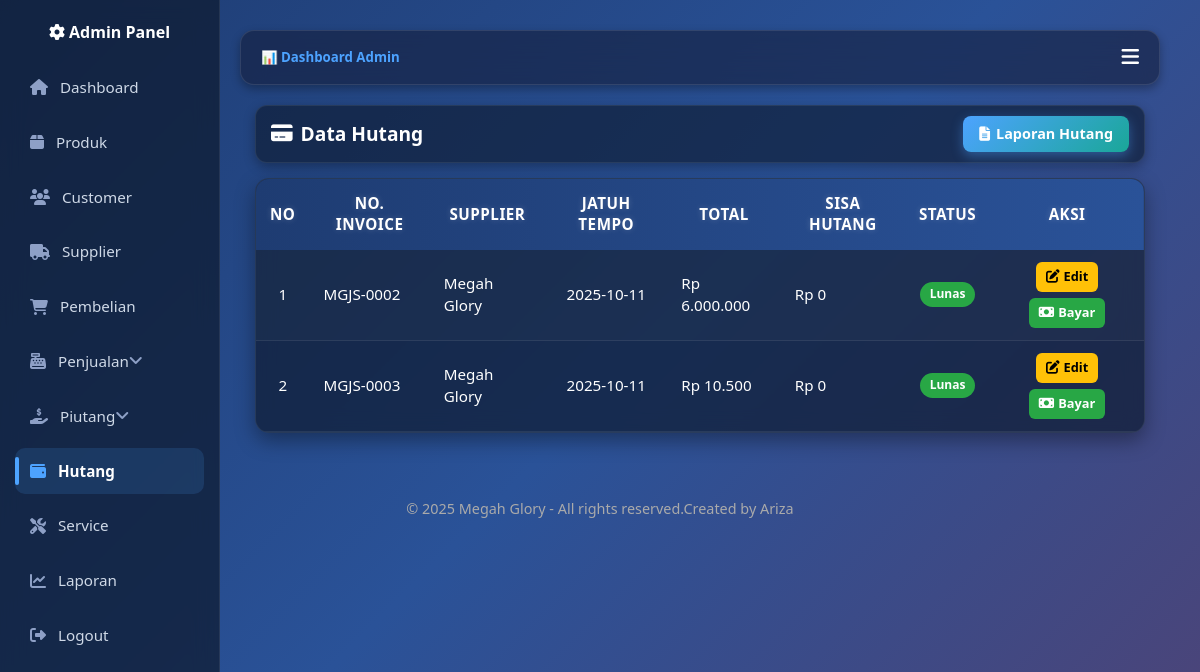
Page /Admin/Hutang/hutang.php (signed in) on the committed database.
### tables this page shows
CREATE TABLE `hutang` (
  `id` int(11) NOT NULL,
  `pembelian_id` int(11) DEFAULT NULL,
  `jatuh_tempo` date DEFAULT NULL,
  `sisa_hutang` decimal(15,2) NOT NULL DEFAULT 0.00,
  `status` enum('Belum Lunas','Lunas') NOT NULL DEFAULT 'Belum Lunas'
);

CREATE TABLE `pembelian` (
  `id` int(11) NOT NULL,
  `no_invoice` varchar(50) DEFAULT NULL,
  `supplier_id` int(11) DEFAULT NULL,
  `tanggal` date DEFAULT NULL,
  `metode_bayar` enum('Cash','Kredit') DEFAULT 'Cash',
  `total` decimal(15,2) DEFAULT 0.00,
  `status_hutang` enum('Lunas','Belum Lunas') DEFAULT 'Lunas',
  `keterangan` text DEFAULT NULL,
  `nota_file` varchar(255) DEFAULT NULL,
  `jenis` enum('Barang','SPJ') DEFAULT 'Barang',
  `no_spj` varchar(50) DEFAULT NULL
);

CREATE TABLE `supplier` (
  `id` int(11) NOT NULL,
  `nama_supplier` varchar(100) NOT NULL,
  `alamat` text DEFAULT NULL,
  `no_telp` varchar(30) DEFAULT NULL,
  `email` varchar(100) DEFAULT NULL
);

### Admin/Hutang/hutang.php (the view)
<?php
include "../../config.php";
include "../../header.php";
if (!function_exists('formatRupiah')) {
    function formatRupiah($angka) {
        return "Rp " . number_format((float)$angka, 0, ",", ".");
    }
}
$sql = "SELECT h.*, p.no_invoice, s.nama_supplier, p.total
        FROM hutang h
        LEFT JOIN pembelian p ON h.pembelian_id=p.id
        LEFT JOIN supplier s ON p.supplier_id=s.id
        ORDER BY h.jatuh_tempo ASC";
$rs = $conn->query($sql);
?>
<div class="container-fluid">
  <div class="page-header">
    <h2 class="fw-bold text-gradient mb-0">
      <i class="fa fa-credit-card"></i> Data Hutang
    </h2>
    <a href="laporan_hutang.php" class="btn-add">
      <i class="fa fa-file-alt"></i> Laporan Hutang
    </a>
  </div>
  <div class="card-dark">
    <div class="table-responsive">
      <table class="table table-modern align-middle mb-0">
        <thead>
          <tr>
            <th>No</th>
            <th>No. Invoice</th>
            <th>Supplier</th>
            <th>Jatuh Tempo</th>
            <th>Total</th>
            <th>Sisa Hutang</th>
            <th>Status</th>
            <th>Aksi</th>
          </tr>
        </thead>
        <tbody>
          <?php if ($rs && $rs->num_rows): $no=1; while($row=$rs->fetch_assoc()): ?>
          <tr>
            <td class="text-center"><?= $no++ ?></td>
            <td><?= htmlspecialchars($row['no_invoice']) ?></td>
            <td><?= htmlspecialchars($row['nama_supplier']) ?></td>
            <td class="text-center"><?= htmlspecialchars($row['jatuh_tempo']) ?></td>
            <td class="text-end"><?= formatRupiah($row['total']) ?></td>
            <td class="text-end"><?= formatRupiah($row['sisa_hutang']) ?></td>
            <td class="text-center">
              <?php if ($row['status']=="Lunas"): ?>
                <span class="badge badge-success">Lunas</span>
              <?php else: ?>
                <span class="badge badge-danger">Belum Lunas</span>
              <?php endif; ?>
            </td>
            <td class="td-aksi">
              <a href="edit_hutang.php?id=<?= $row['id'] ?>" class="btn-aksi btn-aksi-warning">
                <i class="fa fa-edit"></i> Edit
              </a>
              <a href="bayar_hutang.php?id=<?= $row['id'] ?>" class="btn-aksi btn-aksi-success">
                <i class="fa fa-money-bill"></i> Bayar
              </a>
            </td>
          </tr>
          <?php endwhile; else: ?>
          <tr>
            <td colspan="8" class="text-center">Belum ada data hutang.</td>
          </tr>
          <?php endif; ?>
        </tbody>
      </table>
    </div>
  </div>
</div>
<?php include "../../footer.php"; ?>

### assets/css/base.css (style rules this page uses)
:root { --primary: #009688; --secondary: #6c757d; --success: #28a745; --danger: #dc3545; --warning: #ffc107; --info: #17a2b8; --light: #f8f9fa; --dark: #212529; --body-bg: #0a1930; --body-color: #ffffff; }
* { box-sizing: border-box; margin: 0; padding: 0; }
body { font-family: 'Segoe UI', sans-serif; background: linear-gradient(135deg, #1e3c72, #2a5298, #4e4376); color: var(--body-color); line-height: 1.5; }
a { text-decoration: none; color: inherit; }
.container-fluid { width: 100%; padding: 0 15px; margin: 0 auto; }
.text-center { text-align: center !important; }
.fw-bold { font-weight: 700 !important; }

### assets/css/layout.css (style rules this page uses)
.page-header { display: flex; justify-content: space-between; align-items: center; flex-wrap: wrap; padding: 10px 15px; margin-bottom: 15px; background: rgba(15, 28, 51, 0.65); border: 1px solid rgba(255,255,255,0.08); border-radius: 12px; box-shadow: 0 4px 12px rgba(0,0,0,0.3); gap: 10px; }
.page-header h2 { margin: 0; font-size: 1.2rem; font-weight: 700; display: flex; align-items: center; gap: 8px; color: #fff; }

### assets/css/components.css (style rules this page uses)
.table-modern { width: 100%; border-collapse: separate; border-spacing: 0; border-radius: 14px; overflow: hidden; background: rgba(15, 28, 51, 0.7); backdrop-filter: blur(10px); color: #fff; box-shadow: 0 8px 20px rgba(0,0,0,0.35); font-size: 0.95rem; line-height: 1.4; border: 1px solid rgba(255,255,255,0.08); }
.table-modern thead tr { background: linear-gradient(90deg, #1e3c72, #2a5298); color: #fff; }
.table-modern thead th { padding: 14px; border: none !important; font-weight: 700; text-align: center; text-transform: uppercase; letter-spacing: 0.5px; text-shadow: 0 0 6px rgba(255,255,255,0.2); }
.table-modern td { padding: 12px 14px; vertical-align: middle; border-bottom: 1px solid rgba(255,255,255,0.08); transition: background 0.2s ease; }
.table-modern tbody tr:nth-child(odd) { background: rgba(255,255,255,0.02); }
.table-modern td:nth-child(1), .table-modern td:last-child { text-align: center; }
::placeholder { color: #aaa; }
.badge { display: inline-block; padding: 4px 10px; border-radius: 50px; font-size: 0.75rem; font-weight: 600; color: #fff; }
.badge-success { background: var(--success); }

### assets/css/custom.css (style rules this page uses)
.td-aksi { display: flex; justify-content: center; gap: 6px; flex-wrap: wrap; }
.btn-aksi { display: inline-flex; align-items: center; justify-content: center; gap: 4px; padding: 4px 10px; height: 30px; font-size: 0.8rem; font-weight: 600; border-radius: 6px; line-height: 1; transition: all 0.2s ease; }
.btn-aksi i { font-size: 0.85rem; line-height: 1; }
.btn-aksi-warning { background: #ffc107; color: #000; }
.btn-aksi-success { background: #28a745; color: #fff; }
.btn-add { display: inline-flex; align-items: center; justify-content: center; gap: 6px; background: linear-gradient(135deg, #4da3ff, #1aa798); color: #fff !important; font-weight: 600; padding: 0 16px; height: 36px; border-radius: 8px; font-size: 0.9rem; line-height: 1; transition: all 0.3s ease; box-shadow: 0 4px 12px rgba(77,163,255,0.4); }
.btn-add i { font-size: 0.9rem; line-height: 1; }
html, body { height: 100%; margin: 0; display: flex; flex-direction: column; }

### rows in the picture
hutang: pembelian.no_invoice "MGJS-0002", supplier.nama_supplier "Megah Glory", jatuh_tempo "2025-10-11", pembelian.total "Rp 6.000.000", sisa_hutang "Rp 0", status "Lunas"
hutang: pembelian.no_invoice "MGJS-0003", supplier.nama_supplier "Megah Glory", jatuh_tempo "2025-10-11", pembelian.total "Rp 10.500", sisa_hutang "Rp 0", status "Lunas"
